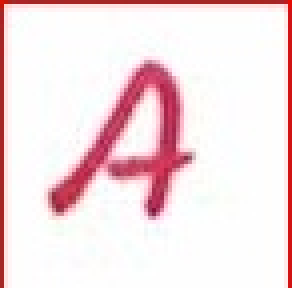
#> input picture Uppercase/A_1.jpg, 73 x 72 px, found by its file name (shown 4 times larger); its folder holds only this picture in this run
$ python image_to_list.py
#> lines starting #> are read from the running program, lines starting #| are printed output that depends on the picture
from sklearn.model_selection import train_test_split, GridSearchCV
import os
import numpy as np
import cv2

LETTERS = ['A','B','C','D','E','F','G','H','I','J','K','L','M','N','O','P','Q','R','S','T','U','V','W','X','Y','Z']
SMALL_LETTERS = [x.lower() for x in LETTERS]
NUMBERS = ['0','1','2','3','4','5','6','7','8','9']
SYMBOLS = ['@','$','&',',','period','-']


for letter in LETTERS:

    with open(fr".\Uppercase\{letter}\{letter}.txt", "w") as newfile:

        for i in range(1,106):
            my_image = cv2.imread(fr"C:\Users\AJ\Desktop\Computer_Vision_Finance_OCR\Uppercase\{letter}\{letter}_{i}.jpg")
#> my_image is the input picture: shape (72, 73, 3); mean B, G, R 227.4, 224.3, 244.8

            gray_image = cv2.cvtColor(my_image, cv2.COLOR_BGR2GRAY)
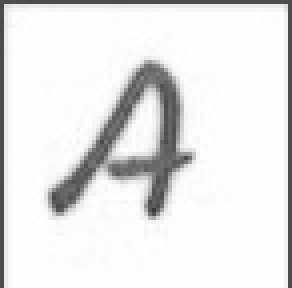
#> gray_image: shape (72, 73) (shown 4 times larger); min 55, max 255, mean 230.8

            # [7 lines of commented-out code are left out]


            data = np.array(my_image)
            data_list = data.tolist()
#> data_list = 72 items
#> (the run stopped early here; a loop or call above may not have finished)
